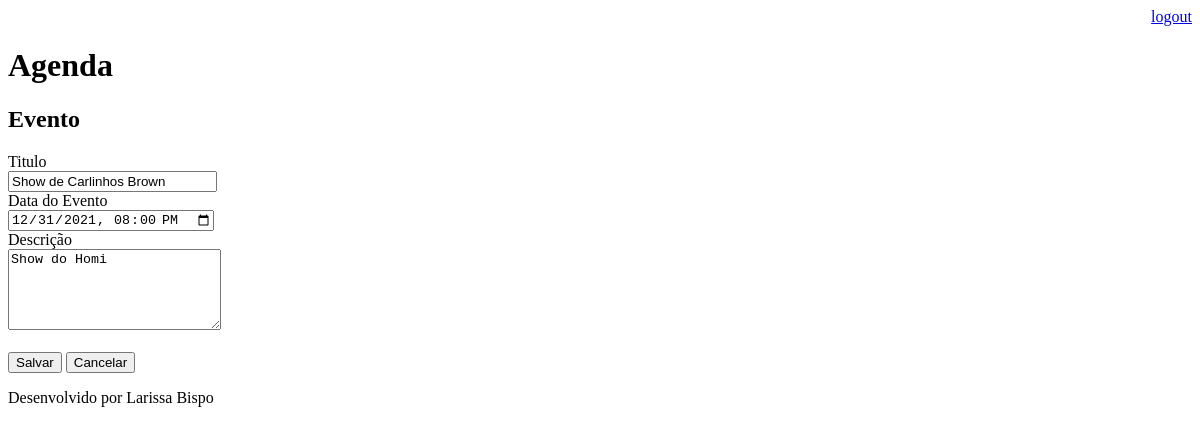
/agenda/evento/?id=3 (signed in), run on an earlier commit of the app's database.
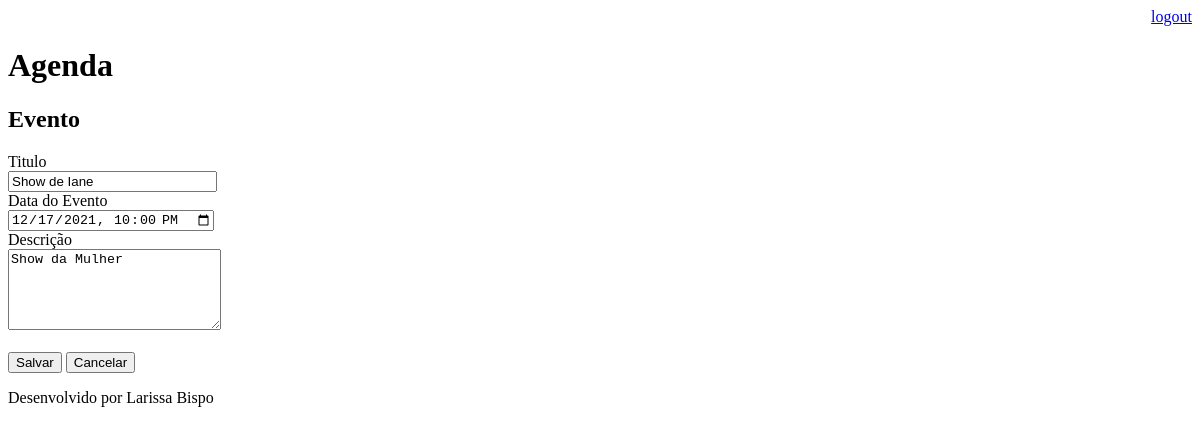
And on a later commit of the database.
### core/models.py (models this page shows, shortened)
class Evento(models.Model):
    titulo = models.CharField(max_length=100)
    descricao = models.TextField(blank=True, null=True)
    data_evento = models.DateTimeField()
    data_criacao = models.DateTimeField(auto_now=True)
    usuario = models.ForeignKey(User, on_delete=models.CASCADE)
    class Meta:
        db_table = 'evento'
    def get_data_input_evento(self):
        return self.data_evento.strftime('%Y-%m-%dT%H:%M')

### core/views.py (the view)
# urls.py: path('agenda/evento/', views.evento),
@login_required(login_url='/login/')
def evento(request):
    id_evento = request.GET.get('id')
    dados = {}
    if id_evento:
        dados['evento'] = Evento.objects.get(id=id_evento)
    return render(request, 'evento.html', dados)

### templates/evento.html (shortened to what this page needs)
{% extends "model page.html" %}
{%  block content %}
<h2>Evento</h2>
<form action="submit" method="POST">{% csrf_token %}
    <label>Titulo</label>
    <br>
    <input type="text" name="titulo" size="23" value="{{ evento.titulo }}">
    <br>
    <label>Data do Evento</label>
    <br>
    <input type="datetime-local" name="data_evento" value="{{ evento.get_data_input_evento }}">
    <br>
    <label>Descrição</label>
    <br>
    <textarea name="descricao" rows="5" cols="24">{{ evento.descricao }}</textarea>
    <br><br>
    <button type="submit">Salvar</button>
    <a href="/">
        <button type="button">Cancelar</button>
    </a>
</form>
{% endblock %}

What changed in the data, as far as the page shows it:
changed Evento: titulo "Show de Carlinhos Brown" → "Show de Iane"; data_evento "12/31/2021 20:00" → "12/17/2021 22:00"; descricao "Show do Homi" → "Show da Mulher"
